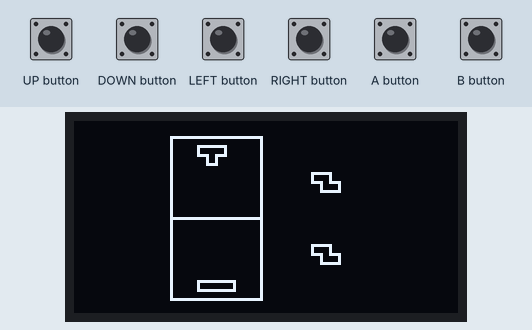
Recording of a sketch running on a simulated Arduboy, built with avr-gcc and run on an emulated ATmega32U4. On the bench: 128×64 one-colour display. The inputs (shaded band) are chosen by the test bench. Random numbers use the default seed unless the sketch sets one.

Above: at 1.2 s.
1.3 s: UP button pressed for 0.15 s
At 1.69 s:
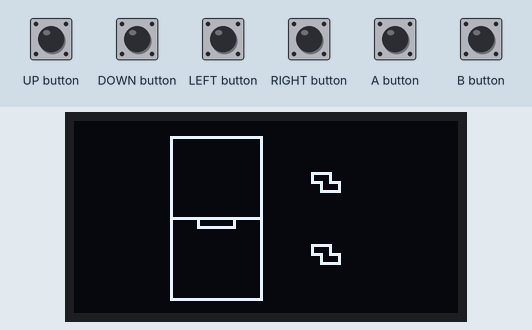
2.0 s: DOWN button pressed for 1 s
At 3.5 s:
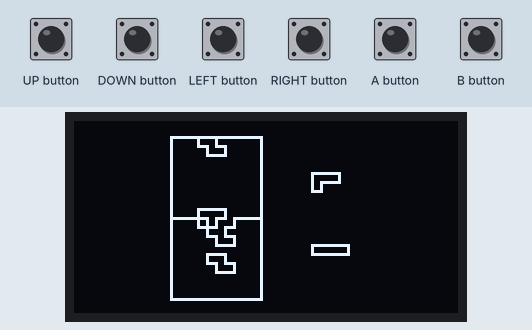
4.5 s: LEFT button pressed for 0.15 s
At 4.79 s:
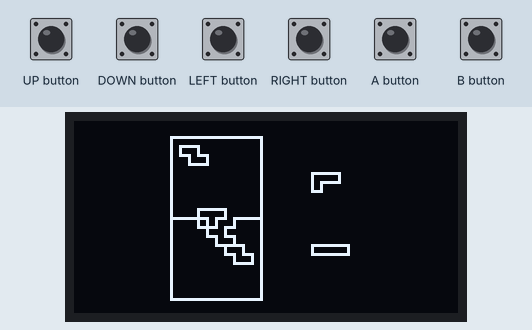
5.2 s: RIGHT button pressed for 1 s
At 6.3 s:
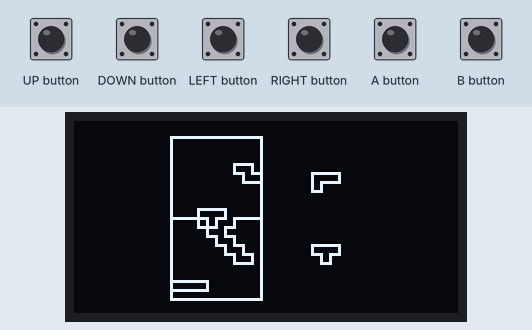
7.7 s: A button pressed for 0.15 s
At 8.6 s:
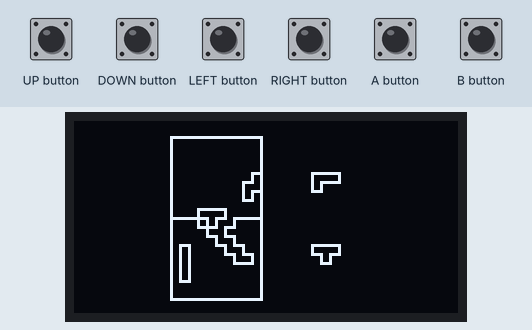
9.4 s: B button pressed for 0.15 s
At 10.6 s:
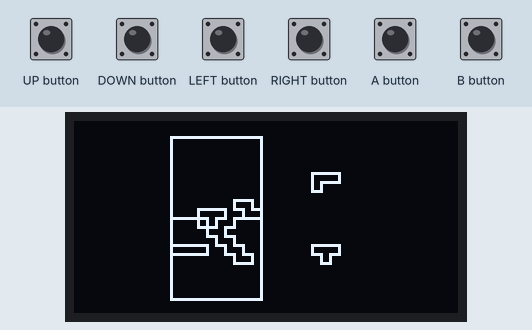
Timing chart, 0 to 12.0 s (numbered marks = the images above; inputs shaded):
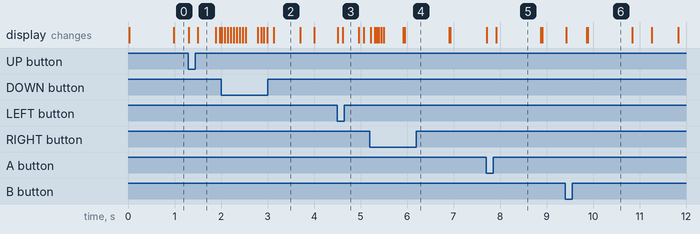

Measured:
- what the display in image 2 shows lasts 0.6 s, from 3.1 s to 3.7 s
- what the display in image 5 shows lasts 1.0 s, from 7.9 s to 8.9 s

The sketch:

somefallingblockgame.ino
```cpp
#include <Arduboy.h>
#include "common.h"
#include "game.h"

// library version is below:
// git co https://github.com/Arduboy/Arduboy 3c409fefb

int curkeys = 0;
int button[KEYS]={ LEFT_BUTTON, RIGHT_BUTTON, UP_BUTTON, DOWN_BUTTON, A_BUTTON, B_BUTTON};
bool keypressed[KEYS];
bool keypressedOld[KEYS];
Arduboy *pA = new Arduboy();

int frame_rate  = 60;  // frames/sec
Game *pGame;
GraphicEffect *pGE = new GraphicEffect(pA);
void setup(){
  pA->beginNoLogo();
  pA->initRandomSeed();
  pGame = new Game(pA, keypressed);
  pA->setFrameRate(frame_rate);
//  Serial.begin(9600);
}

long msnow=0;
long msdif=0;
long msmax=0;
void loop(){
  for(int k=0;k<KEYS;k++) keypressed[k] |= pA->pressed(button[k]); // latch key
  if (!(pA->nextFrame())) return;
  msnow=millis();
  pGame->loop();
  msdif=millis()-msnow;
  if(msdif>msmax)msmax=msdif;
  for(int k=0;k<KEYS;k++) keypressed[k]=0; //clear key
}
```

common.cpp
```cpp
#include <Arduboy.h>
#include "common.h"

signed long getMargin(void){
  uint8_t *heapptr, *stackptr;
  stackptr = (uint8_t *)malloc(4); // use stackptr temporarily
  heapptr = stackptr; // save value of heap pointer
  free(stackptr); // free up the memory again (sets stackptr to 0)
  stackptr = (uint8_t *)(SP); // save value of stack pointer
  return heapptr?(stackptr-heapptr):0;
}
```

common.h
```cpp
#include <Arduboy.h>
#pragma once

// key
#define KEY_XM 0
#define KEY_XP 1
#define KEY_YM 2
#define KEY_YP 3
#define KEY_A  4
#define KEY_B  5
#define KEYS   6

signed long getMargin(void);
```

game.cpp
```cpp
#undef DEBUG
#include <Arduboy.h>
#include "common.h"
#include "game.h"


//--------------------------------------
Game::Game(Arduboy *_pA, bool *_kp){
  state = eGAME_STT_PLAY;
  keypressedIn = _kp;
  pA = _pA;
  geState = eGE_STT_IDLE;
  geSeqNow  =  0;
  geTimeNow =  0;
  geType    =  1; //lightning
  geSeqMax  = 63;
  geTimeMax =  0;
  geSeqStep =  1;
  pGE = new GraphicEffect(pA);
  reset();
}
//--------------------------------------
void Game::reset(void){
  state = eGAME_STT_PLAY;
  geState = eGE_STT_IDLE;
  geTimeNow = 0;
  geSeqNow  = 0;
  geDamageTimeNow=0;
  pA->clear();
  for(int y=0;y<WY/2;y++){
    for(int x=0;x<WX;x++) map[y][x]=0;
  }
  for(int y=WY/2;y<WY;y++){
    for(int x=0;x<WX;x++) map[y][x]=1;
  }
  pb[0]=(int8_t)random(0,BLOCKS);
  px[0]=initpos[pb[0]][0];
  py[0]=initpos[pb[0]][1];
  pa[0]=initpos[pb[0]][2];
  pb[1]=(int8_t)random(0,BLOCKS);
  px[1]=initpos[pb[1]][0];
  py[1]=initpos[pb[1]][1];
  pa[1]=initpos[pb[1]][2];
  nextblock[0]=(int8_t)random(0,BLOCKS);
  nextblock[1]=(int8_t)random(0,BLOCKS);
  for(int8_t p=0;p<PLAYERS;p++){
    memset(&keypressed   [p][0],false,sizeof(bool)*KEYS);
    memset(&keypressedOld[p][0],false,sizeof(bool)*KEYS);
    xkeyRepeatFrames [p] = xkeyRepeatFramesTh [p];
    gravityWaitFrames[p] = gravityWaitFramesTh[p];
    fixDelayFrames   [p] = fixDelayFramesTh   [p];
    spawnDelayFrames [p] = spawnDelayFramesTh [p];
  }
}
//--------------------------------------
void Game::drawTitle(void){
  pA->setCursor(64-14*6/2, 8);
  pA->print(F("some falling block puzzle"));
  pA->setCursor(64-11*6/2, 24);
  pA->print(F("HIT ANY KEY"));
  pA->setCursor(64-17*6/2, 56);
  pA->print(F("Program: koteitan"));
}
bool Game::incGE(void){
  if(geTimeNow>=geTimeMax){
    geTimeNow=0;
    geSeqNow += geSeqStep;
  }else{
    geTimeNow++;
  }
  return geSeqNow>geSeqMax;
}
void Game::loop(void){
  bool b=false;
  switch(state){
    //----------------------------------
    case eGAME_STT_TITLE_IN:
      pA->clear();
      drawTitle();
      pGE->lightning(geSeqMax-geSeqNow-1);
      if(incGE()) state=eGAME_STT_TITLE;
    return;
    //----------------------------------
    case eGAME_STT_TITLE:
      drawTitle();
      pA->display();
      for(int k=0;k<KEYS;k++) b=b||keypressed[k];
      if(b){
        state=eGAME_STT_TITLE_OUT;
        geSeqNow=0;
        geTimeNow=0;
      }
    return;
    //----------------------------------
    case eGAME_STT_TITLE_OUT:
      drawTitle();
      pGE->lightning(geSeqNow);
      if(incGE()){
        state  =eGAME_STT_PLAY;
        geState=eGE_STT_PLAYING;
        reset();
      }
    return;
    //----------------------------------
    case eGAME_STT_PLAY:
    case eGAME_STT_DIED:
      if(geState==eGE_STT_PLAYING){
        //do graphic effect
        drawAll();
        switch(geType){
          case 0:
//          pGE->mosaic(geSeqMax-geSeqNow-1);
          break;
          case 1:
//          pGE->lightning(geSeqMax-geSeqNow-1);
          break;
          case 2:
//          pGE->devide(geSeqMax-geSeqNow-1);
          break;
          default:
          break;
        }
        if(incGE()) geState=eGE_STT_IDLE;
      return;
    }//switch(state)
  }

  // key -> move
  memcpy(&keypressed[0][0], keypressedIn, sizeof(bool)*KEYS);
  int8_t ma[PLAYERS];
  int8_t mx[PLAYERS];
  int8_t my[PLAYERS];
  ma[0]=0;
  mx[0]=0;
  my[0]=0;
  ma[1]=0;
  mx[1]=0;
  my[1]=0;

  for(int8_t p=0;p<PLAYERS;p++){
    if(keypressed[p][KEY_XM]){
      if(keypressedOld[p][KEY_XM]){
        //repeated
        if(xkeyRepeatFrames[p]){
          // not expired -> declement
          xkeyRepeatFrames[p]--;
        }else{
          // expired
          if(moveWaitFramesLR[p]==0){
            mx[0]=-1;
            moveWaitFramesLR[p]=moveWaitFramesLRTh[p];
          }else{
            moveWaitFramesLR[p]--;
          }
        }
      }else{
        //no repeat -> move
        mx[p]=-1;
        xkeyRepeatFrames[p]=xkeyRepeatFramesTh[p]; // reset repeat
      }
    }
    if(keypressed[p][KEY_XP]){
      if(keypressedOld[p][KEY_XP]){
        //repeated
        if(xkeyRepeatFrames[p]){
          // not expired -> declement
          xkeyRepeatFrames[p]--;
        }else{
          // expired
          if(moveWaitFramesLR[p]==0){
            mx[p]=+1;
            moveWaitFramesLR[p]=moveWaitFramesLRTh[p];
          }else{
            moveWaitFramesLR[p]--;
          }
        }
      }else{
        //no repeat -> move
        mx[p]=+1;
        xkeyRepeatFrames[p]=xkeyRepeatFramesTh[p]; // reset repeat
      }
    }
    doesFallWithKey[p]=false;
    if(keypressed[p][KEY_YM]){
      if(!keypressedOld[p][KEY_YM] || moveWaitFramesUD[p]==0){
        my[p]=-1;
        moveWaitFramesUD[p]=moveWaitFramesUDTh[p];
      }else{
        moveWaitFramesUD[p]--;
      }
    }
    if(keypressed[p][KEY_YP]){
      if(!keypressedOld[p][KEY_YP] || moveWaitFramesUD[p]==0){
        my[p]=+1;
        doesFallWithKey[p]=true;
        moveWaitFramesUD[p]=moveWaitFramesUDTh[p];
      }else{
        moveWaitFramesUD[p]--;
      }
    }
    if(keypressed[p][KEY_A]){
      if(!keypressedOld[p][KEY_A] || moveWaitFramesAB[p]==0){
        ma[p]=-1;
        moveWaitFramesAB[p]=moveWaitFramesABTh[p];
      }else{
        moveWaitFramesAB[p]--;
      }
    }
    if(keypressed[p][KEY_B]){
#if 0
      Serial.print("p");
      Serial.print(p);
      Serial.print(":old");
      Serial.print(keypressedOld[p][KEY_B]);
      Serial.print(":new");
      Serial.print(keypressed[p][KEY_B]);
      Serial.print(":frame");
      Serial.print(moveWaitFramesAB[p]);
      Serial.println();
#endif
      if(!keypressedOld[p][KEY_B] || moveWaitFramesAB[p]==0){
        ma[p]=+1;
        moveWaitFramesAB[p]=moveWaitFramesABTh[p];
      }else{
        moveWaitFramesAB[p]--;
      }
    }
  }
  mx[1]=mx[0];
  my[1]=my[0];
  ma[1]=ma[0];

  //fall
  for(int8_t p=0;p<PLAYERS;p++){
    doesFallWithGravity[p]=false;
    if(fixDelayFrames[p]!=fixDelayFramesTh[p]){
      //for waiting fix
      my[p]=+1; //try fix
    }else{
      if(gravityWaitFrames[p]==0){
        //expired
        my[p]=+1; //fall
        doesFallWithGravity[p]=true;
        gravityWaitFrames[p]=gravityWaitFramesTh[p]; //reset
      }else{
        gravityWaitFrames[p]--; //dec
      }
    }
  }

  //move x -> potision
  for(int8_t p=0;p<PLAYERS;p++){
    int8_t pm=p*-2+1;
    if(mx[p]!=0){
      for(int8_t by=0;by<BY;by++){
        int8_t y = (WY-1)*p + pm*(by+py[p]);
        for(int8_t bx=0;bx<BX;bx++){
          int8_t x0 = (WX-1)*p + pm*(bx+px[p]);
          int8_t x1 = x0 + pm*mx[p];
          if(y>=0 && y<WY && x0>=0 && x0<WX && block[pb[p]][pa[p]][by][bx]){
            if(x1<0 || x1>=WX || map[y][x1]!=p){
              mx[p]=0; //cancel
            }//if (x1,y) !map
          }//if (x0,y) block
        }// for bx
      }// for by
      if(spawnDelayFrames[p]==spawnDelayFramesTh[p]){
        px[p]+=mx[p];
      }
    }
  }
  //rotate
  for(int8_t p=0;p<PLAYERS;p++){
    if(ma[p]!=0){
      int8_t pm=p*-2+1;
      int8_t a0 = pa[p];
      int8_t a1 = (pa[p]+ma[p]+ATTS)%ATTS;
      for(int8_t by=0;by<BY;by++){
        int8_t y = (WY-1)*p + pm*(by+py[p]);
        for(int8_t bx=0;bx<BX;bx++){
          int8_t x = (WX-1)*p + pm*(bx+px[p]);
          if(block[pb[p]][a1][by][bx]){
            bool bcoll=false;
            if(y>=0 && y<WY && x>=0 && x<WX && map[y][x]!=p) bcoll=true;
            if((p==0 && y>=WY) || (p==1 && y<0) || x>=WX || x<0) bcoll=true;
            if(bcoll){ // collision
              a1=a0; // cancel
            }
          }
        }
      }
      if(spawnDelayFrames[p]==spawnDelayFramesTh[p]){
        pa[p]=a1;
      }
    }
  }

  //move y -> potision
  bool isTouched[PLAYERS]={false,false};
  for(int8_t p=0;p<PLAYERS;p++){
    int8_t pm=p*-2+1;
    if(my[p]!=0){
      for(int8_t by=0;by<BY;by++){
        int8_t y0 = (WY-1)*p + pm*(by+py[p]);
        int8_t y1 = y0       + pm*    my[p];
        for(int8_t bx=0;bx<BX;bx++){
          int8_t x = (WX-1)*p + pm*(bx+px[p]);
          if(y0>=0 && y0<WY && x>=0 && x<WX && block[pb[p]][pa[p]][by][bx]){
            if(y1>=WY || map[y1][x]!=p){
              //touched
              isTouched[p]=true;
              my[p]=0; //cancel motion
            }else{//if touch
              //go down
//              fixDelayFrames[p]=fixDelayFramesTh[p]; // reset
            }//if touch
          }//if (x,y0) block
        }// for bx
      }// for by
    }//if my
    if(spawnDelayFrames[p]==spawnDelayFramesTh[p]){
      py[p]+=my[p];
    }
  }//p

  //touched -> fix
  bool isfix[PLAYERS]={false,false};
  for(int8_t p=0;p<PLAYERS;p++){
    if(isTouched[p]){
      if(doesFallWithKey[p] || fixDelayFrames[p]==0){
        //fix expired
        isfix[p]=true;
        fixDelayFrames[p]=fixDelayFramesTh[p]; // reset
      }else{
        fixDelayFrames[p]--; //dec
      }
    }
  }
  //fix -> renew map, effectedY
  int8_t effectedY[PLAYERS][BY]={{-1,-1,-1,-1},{-1,-1,-1,-1}};
  for(int8_t p=0;p<PLAYERS;p++){
    if(isfix[p]){
      //copy block -> map
      int8_t pm=p*-2+1;
      for(int8_t by=0;by<BY;by++){
        int8_t y = (WY-1)*p + pm*(by+py[p]);
        for(int8_t bx=0;bx<BX;bx++){
          int8_t x = (WX-1)*p + pm*(bx+px[p]);
          if(y>=0 && y<WY && x>=0 && x<WX && block[pb[p]][pa[p]][by][bx]){
            map[y][x]=(~p)&0x01; // fix
            effectedY[p][by] = y;
            spawnDelayFrames[p]=spawnDelayFramesTh[p]-1; //start spawn count
          }
        }//bx
      }//by
    }//isfix
  }//p

  //delete lines
  for(int8_t p=0;p<PLAYERS;p++){
    int8_t pm=p*-2+1;
    for(int8_t by=0;by<BY;by++){
      int8_t y=effectedY[p][by];
      if(y!=-1){
        bool isdel=true;
        for(int8_t x=0;x<WX;x++){
          if(map[y][x]==p){
            isdel = false;
            break;
          }
        }
        if(isdel){
          //delete line
          for(int8_t y1=y-pm;y1<WY&&y1>=0;y1+=-pm){
            for(int8_t x1=0;x1<WX;x1++){
              map[y1+pm][x1]=map[y1][x1];
            }
          }
          for(int8_t x1=0;x1<WX;x1++){
            map[(WY-1)*p][x1]=p; // top line is empty
          }
        }
      }
    }
  }

  //wait new block spawn
  for(int8_t p=0;p<PLAYERS;p++){
    if(spawnDelayFrames[p]!=spawnDelayFramesTh[p]){
      //is waiting
      if(spawnDelayFrames[p]==0){
        //expired
        //set new block
        pb[p]=nextblock[p];
        px[p]=initpos[pb[p]][0];
        py[p]=initpos[pb[p]][1];
        pa[p]=initpos[pb[p]][2];
        //set next
        nextblock[p]=(int8_t)random(0,BLOCKS);
        //reset counter
        xkeyRepeatFrames[p] = xkeyRepeatFramesTh[p];
        moveWaitFramesLR[p] = moveWaitFramesLRTh[p];
        moveWaitFramesUD[p] = moveWaitFramesUDTh[p];
        moveWaitFramesAB[p] = moveWaitFramesABTh[p];
        fixDelayFrames  [p] = fixDelayFramesTh  [p];
        spawnDelayFrames[p] = spawnDelayFramesTh[p];
      }else{
        spawnDelayFrames[p]--;
      }//is expired
    }//is waiting
  }//p


  // score

  // draw
  drawAll();

  // inclement anime

  // state
  if(state==eGAME_STT_DIED){
//    if(t_died--<=0){
//      reset();
//    }
  }
  for(int p=0;p<PLAYERS;p++){
    memcpy(&keypressedOld[p][0],&keypressed[p][0],sizeof(bool)*KEYS);
  }
}
void Game::drawAll(){
  pA->clear();
  if(state==eGAME_STT_PLAY){
    int wx0=32;
    int wy0=SY/2-WY/2*CY;
    //map ---------------
    //  horizontal line
    for(int y=0;y<WY-1;y++){
      for(int x=0;x<WX;x++){
        if(map[y][x]^map[y+1][x]){
          pA->drawLine(wx0+CX*x,wy0+CY*y+CY,wx0+CX*x+CX,wy0+CY*y+CY,1);
        }
      }
    }
    //  vertical line
    for(int y=0;y<WY;y++){
      for(int x=0;x<WX-1;x++){
        if(map[y][x]^map[y][x+1]){
          pA->drawLine(wx0+CX*x+CX,wy0+CY*y,wx0+CX*x+CX,wy0+CY*y+CY,1);
        }
      }
    }
    //next-------------
    for(int p=0;p<PLAYERS;p++){
      int8_t pm = 1-p*2;
      int8_t b=nextblock[p];
      int8_t nx0=SX/2+WX/2*CX;
      int8_t ny0=SY/2-BY/2*CY-BY*CY*pm;
      for(int8_t by=0;by<=BY;by++){
        for(int8_t bx=0;bx<=BX;bx++){
          char h  = (bx==BX||by==BY)?0:block[b][0][by  ][bx  ];
          char hx = (bx== 0||by==BY)?0:block[b][0][by  ][bx-1];
          char hy = (bx==BX||by== 0)?0:block[b][0][by-1][bx  ];
          //vertical line
          int8_t x = bx;
          int8_t y = by;
          if(h^hx){
            pA->drawLine(
              nx0+CX*x+ 0,
              ny0+CY*y+ 0,
              nx0+CX*x+ 0,
              ny0+CY*y+CY,1);
          }
          //horizontal line
          if(h^hy){
            pA->drawLine(
              nx0+CX*x+ 0,
              ny0+CY*y+ 0,
              nx0+CX*x+CX,
              ny0+CY*y+ 0,1);
          }
        }// for bx
      }// for by
    }//for p

    //block-------------
    for(int p=0;p<PLAYERS;p++){
      int8_t b=pb[p];
      int8_t a=pa[p];
      for(int8_t by=0;by<=BY;by++){
        for(int8_t bx=0;bx<=BX;bx++){
          char h  = (bx==BX||by==BY)?0:block[b][a][by  ][bx  ];
          char hx = (bx== 0||by==BY)?0:block[b][a][by  ][bx-1];
          char hy = (bx==BX||by== 0)?0:block[b][a][by-1][bx  ];
#if 0
          Serial.println("--------------");
          Serial.print("(");
          Serial.print(bx);
          Serial.print(",");
          Serial.print(by);
          Serial.print(")->(");
          Serial.print((int)(h));
          Serial.print(",");
          Serial.print((int)(hx));
          Serial.print(")->(");
          Serial.print((int)(hy));
          Serial.print(",");
          Serial.print((int)(h^hx));
          Serial.print(",");
          Serial.print((int)(h^hy));
          Serial.println(")");
#endif
          //vertical line
          int8_t d = p*-2+1;
          int8_t x = d*(px[p]+bx) + WX*p;
          int8_t y = d*(py[p]+by) + WY*p;
#if 0
          if(h) pA->drawPixel(wx0+CX*x+CX/2*d,wy0+CY*y+CY/2*d,1);
#endif
          if(h^hx && x>0 && x<WX && y>=0 && y<WY){
            pA->drawLine(
              wx0+CX*x+ 0,
              wy0+CY*y+ 0,
              wx0+CX*x+ 0,
              wy0+CY*y+CY*d,1);
          }
          //horizontal line
          if(h^hy && y>0 && y<WY && x>=0 && x<WX){
            pA->drawLine(
              wx0+CX*x+ 0,
              wy0+CY*y+ 0,
              wx0+CX*x+CX*d,
              wy0+CY*y+ 0,1);
          }
        }// for bx
      }// for by
    }//for p
    //border ---------------
    pA->drawRect(wx0,wy0,CX*WX+1,CY*WY+1,1);
//    pA->drawRect(0,0,SX-1,SY-1,1);
    //display ---------------
    pA->display();
  }//  if(state==eGAME_STT_PLAY)
}
//--------------------------------------
void Game::drawDebug(void){
#if 0
  int i=0;
  char str[20];
#endif
//pA->setCursor(0,i*8);pA->print(getMargin());i++;
#if 0
  pA->setCursor(0,i*8);pA->print(fDbg[i]);i++;
  pA->setCursor(0,i*8);pA->print(fDbg[i]);i++;
  pA->setCursor(0,i*8);pA->print(fDbg[i]);i++;
  pA->setCursor(0,i*8);pA->print(fDbg[i]);i++;
  pA->setCursor(0,i*8);pA->print(pPlayer->d[0]);i++;
  pA->setCursor(0,i*8);pA->print(pPlayer->d[1]);i++;
#endif
}
//--------------------------------------
```

graphiceffect.cpp
```cpp
#include <Arduboy.h>
#include "graphiceffect.h"
GraphicEffect::GraphicEffect(Arduboy *_pArduboy){
	pArduboy = _pArduboy;
  vram = pArduboy->getBuffer();
}
GraphicEffect::~GraphicEffect(){
}
/* mosaic effect
   seq = 0:normal
   seq = 1:2x2 mosaic
   seq = 2:4x4 mosaic
   seq = 3:8x8 mosaic
*/
void GraphicEffect::mosaic(int seq){
  uint8_t *p = (uint8_t*)vram;
  for(int i=0;i<128*8>>seq;i++){
    const uint8_t mask[] = {0x55,0xAA,0x33,0xCC,0x0F,0xF0};
    uint8_t *m = (uint8_t*)&mask[0];
    uint8_t c=0x00;
    for(int j=0;j<1<<seq;j++) c |= *p++;
    for(int j=0;j<seq;j++) c |= ((c&(*m++))<<(1<<j)) |((c&(*m++))>>(1<<j));
    for(int j=0;j<1<<seq;j++) SPI.transfer(c);
  }//i
}

/* lightning effect
  seq =  0: normal
  seq =  1: lightning on the line y= 1
       ...
  seq = 63: lightning on the line y=63
*/
void GraphicEffect::lightning(int seq){
  int lybyte = seq/8;
  int lybit  = seq%8;

  //all bits are lightning
  for(int y=0;y<lybyte;y++){
    for(int x=0;x<128;x++){
      uint8_t c = (vram[lybyte*128+x]>>lybit & 0x01)?0xFF:0x00;
      SPI.transfer(c);
    }
  }
  //lybit bits are lightning
  for(int x=0;x<128;x++){
    uint8_t c = vram[lybyte*128+x]>>lybit;
    c = c<<lybit | ((c&1)?0xFF:0x00)>>(8-lybit);
    SPI.transfer(c);
  }
  //all bits are normal
  for(int x=0;x<128*(8-lybyte-1);x++){
    SPI.transfer(vram[(lybyte+1)*128+x]);
  }
}
/* glitch effect
   len bytes from offset are injected last byte
*/
void GraphicEffect::glitch(int _b0, int _b1){
  uint8_t *p=vram;
  int b0,b1;
  if(b1>b0){
    b1=_b0;
    b0=_b1;
    p+=b1-b0;
  }else{
    b0=_b0;
    b1=_b1;
  }
  // normal
  for(int i=0;i<1024;i++){
    if(b0<i&&i<b1){
      SPI.transfer(0xFF);
    }else{
      SPI.transfer(*p++);
    }
  }
}
void GraphicEffect::devide(int d){
  for(int y=0;y<8;y++){
    for(int x=0;x<128;x++){
      if((x-64)%d==0){
        SPI.transfer(vram[y*128+(x-64)/d+64]);
      }else{
        SPI.transfer(0x00);
      }
    }
  }
}
```

Source omitted: game.h (4820 bytes), graphiceffect.h (256 bytes)
